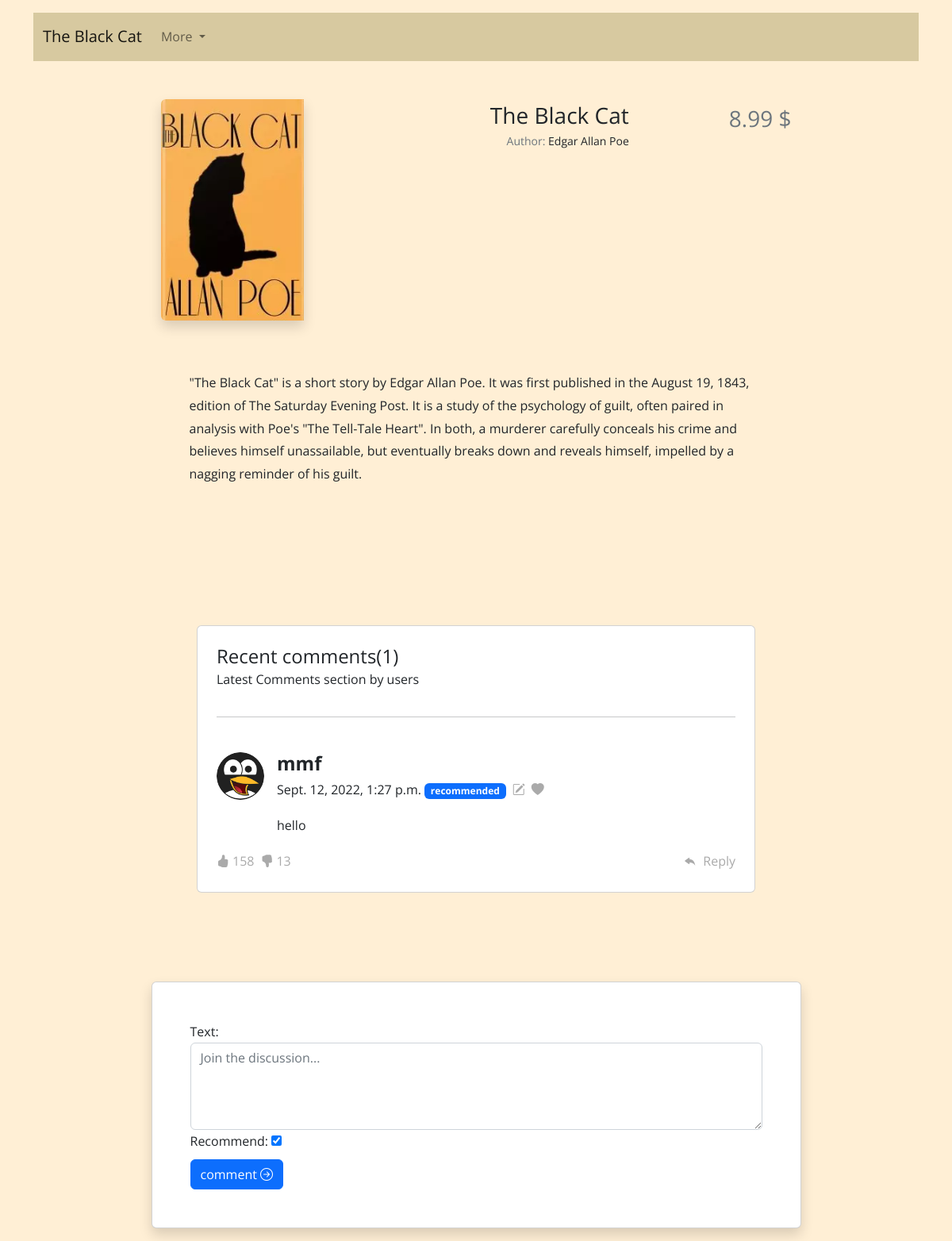
The app's page /books/the-black-cat/ (signed in), older data.
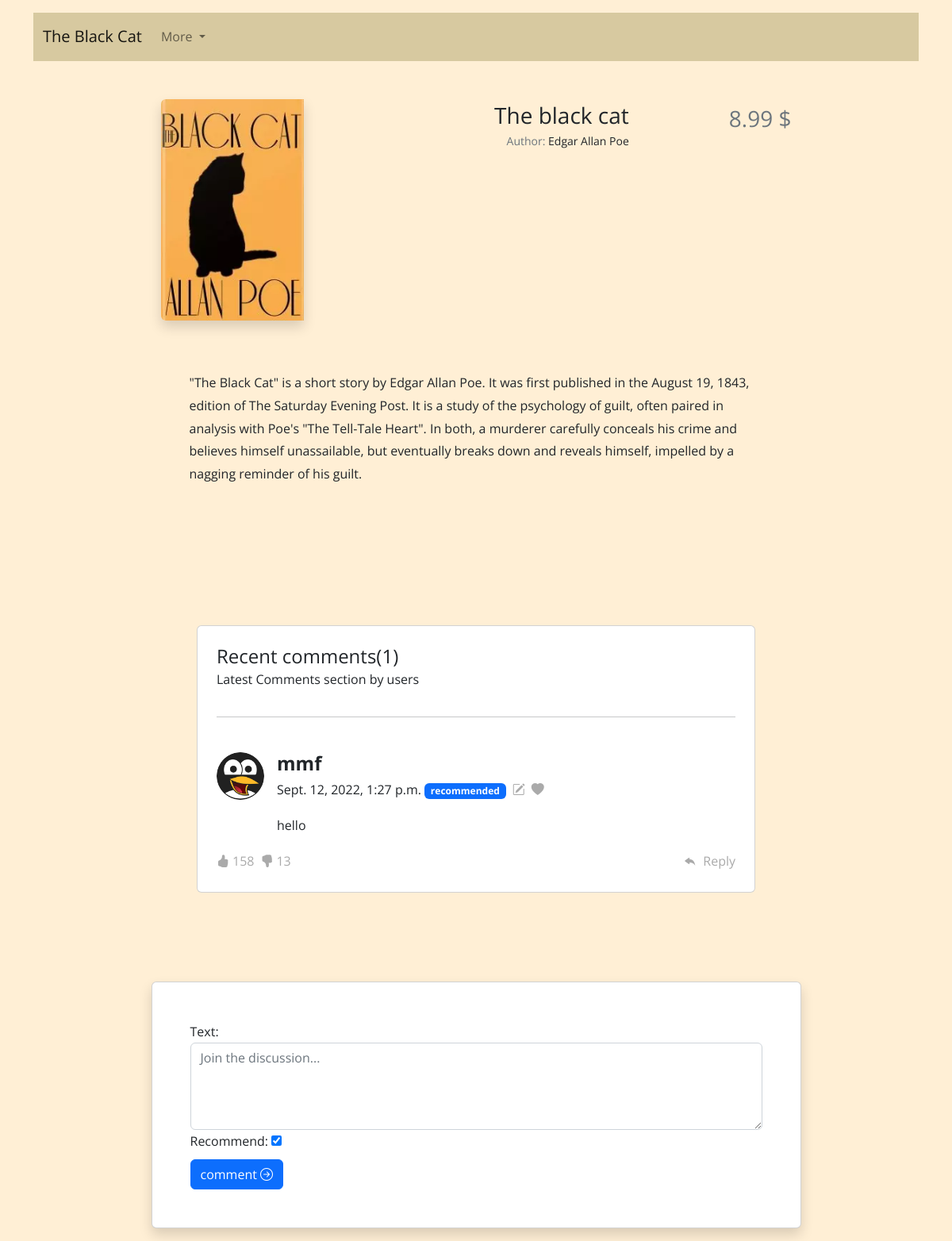
The same page, newer data.
### books/models.py (models this page shows, shortened)
class Book(models.Model):
    title = models.CharField(max_length=200)
    description = models.TextField()
    author = models.CharField(max_length=100, blank=True)
    price = models.DecimalField(max_digits=5, decimal_places=2)
    cover = models.ImageField(upload_to='covers/', blank=True)
    slug = models.SlugField(null=False, unique=True) # (new)
    class Meta:
        verbose_name = 'Book'
        verbose_name_plural = 'Books'

class Comment(models.Model):
    text = models.TextField()
    user = models.ForeignKey(get_user_model(), on_delete=models.CASCADE)
    book = models.ForeignKey(Book, on_delete=models.CASCADE, related_name='comments')
    datetime_created = models.DateTimeField(auto_now_add=True)
    is_active = models.BooleanField(default=True)
    recommend = models.BooleanField(default=True)
    class Meta:                                # (new)
        ordering = ['-datetime_created']

### accounts/models.py (models this page shows)
class CustomUser(AbstractUser):
    age = models.PositiveIntegerField(null=True, blank=True)

### pages/models.py (models this page shows, shortened)
class Profile(models.Model):
    user = models.OneToOneField(get_user_model(), on_delete=models.CASCADE)
    avatar = models.ImageField(default='profile_images/default.png', upload_to='profile_images/')
    bio = models.TextField()

### books/views.py (the view)
# urls.py: path('<slug:slug>/', views.book_detail_view, name='book_detail'),
@login_required
def book_detail_view(request, slug):
    book = get_object_or_404(Book, slug=slug)
    book_comments = book.comments.all()
    if request.method == 'POST':
        comment_form = CommentForm(request.POST)
        if comment_form.is_valid():
            new_comment = comment_form.save(commit=False)
            new_comment.book = book
            new_comment.user = request.user
            new_comment.save()
            comment_form = CommentForm()
    else:
        comment_form = CommentForm()
    return render(request, 'books/book_detail.html', context={
        'book': book,
        'comments': book_comments,
        'comment_form': comment_form,
    })

### books/forms.py
class CommentForm(forms.ModelForm):
    text = forms.CharField(widget=forms.Textarea(attrs={
        'class': 'md-textarea form-control',
        'placeholder': 'Join the discussion...',
        'rows': '4',
    }))
    class Meta:
        model = Comment
        fields = ('text', 'recommend', )

### books/templates/books/book_detail.html (shortened to what this page needs)
{% extends 'simple.html' %}
{% load static %}
{% load crispy_forms_tags %}
{% block style %}
    <link rel="stylesheet" href="{% static 'css/comment.css' %}">
{% endblock style %}
{% block content %}
    <div class="container mt-5">
        <div class="">
            <div class="">
                <div class="d-flex justify-content-center">
                    <div class="row w-sm-75 w-100">
                        <div class="col-xs-12 col-md-3 d-flex justify-content-center">
                            <div>
                                {% if book.cover %}
                                    <img src="{{ book.cover.url }}"
                                        class="img-fluid rounded-start shadow" alt="...">
                                {% else %}
                                    <img src="https://wegoboard.com/img/p/fr-default-large_default.jpg"
                                        class="img-fluid rounded-start shadow" alt="...">
                                {% endif %}
                            </div>
                        </div>
                        <div class="col-xs-12 col-md-6 text-center text-md-end mt-md-1 mt-4">
                            <h3>{{ book.title|capfirst }}</h3>
                            <h5 class="small my-1"><span class="text-muted">Author: </span>{{ book.author }}</h5>
                        </div>
                        <div class="col-xs-12 col-md-3 d-flex flex-column">
                            <h3 class="align-self-center pt-2 text-muted align-self-md-end">
                                {{ book.price }} $
                            </h3>
                        </div>
                    </div>
                </div>
                <div class="d-flex justify-content-center">
                    <div class="my-3 p-5 w-sm-75 w-100">
                        {{ book.description|linebreaks }}
                    </div>
                </div>
                <section>
                    <div class="container my-5 py-5">
                        <div class="row d-flex justify-content-center">
                        <div class="col-md-12 col-lg-8">
                            <div class="card text-dark">
                                <div class="card-body p-4">
                                    <h4 class="mb-0">Recent comments({{ book.comments.count }})</h4>
                                    <p class="fw-light mb-4 pb-2">Latest Comments section by users</p>
                                    {% for comment in book.comments.all %}
                                        {% if comment.is_active %}
                                            <hr>
                                            <br>
                                            <div class="d-flex flex-start">
                                                {% if user.profile.avatar %}
                                                    <img class="rounded-circle shadow-1-strong me-3"
                                                        src="{{ user.profile.avatar.url }}" alt="avatar" width="60"
                                                        height="60" />
                                                {% else %}
                                                    <img class="rounded-circle shadow-1-strong me-3"
                                                        src="https://wegoboard.com/img/p/fr-default-large_default.jpg" alt="avatar" width="60"
                                                        height="60" />
                                                {% endif %}
                                                <div>
                                                    <h4 class="fw-bold mb-1">{{ comment.user.username }}</h4>
                                                    <div class="d-flex align-items-center mb-3">
                                                        <p class="mb-0">
                                                            {{ comment.datetime_created }}
                                                            {% if comment.recommend %}
                                                                <span class="badge bg-primary">recommended</span>
                                                            {% else %}
                                                                <span class="badge bg-danger">not recommended</span>
                                                            {% endif %}
                                                        </p>
                                                        <a href="#!" class="link-muted"><i class="bi-pencil-square ms-2"></i></a>
                                                        <a href="#!" class="link-muted"><i class="bi-heart-fill ms-2"></i></a>
                                                    </div>
                                                    <p class="mb-0">
                                                        {{ comment.text|linebreaks }}
                                                    </p>
                                                </div>
                                            </div>
                                            <div class="d-flex justify-content-between align-items-center">
                                                <div class="d-flex align-items-center">
                                                    <a href="#!" class="link-muted me-2 text-decoration-none"><i class="bi-hand-thumbs-up-fill me-1"></i>158</a>
                                                    <a href="#!" class="link-muted text-decoration-none"><i class="bi-hand-thumbs-down-fill me-1"></i>13</a>
                                                </div>
                                                <a href="#" class="link-muted text-decoration-none"><i class="bi-reply-fill me-1"></i> Reply</a>
                                            </div>
                                        {% endif %}
                                    {% empty %}
                                        <h4>No comments for this book yet ...</h4>
                                    {% endfor %}
                            </div>
                        </div>
                    </div>
                </section>
                <div class="d-flex justify-content-center">
                    <div class="card shadow my-3 p-5 w-sm-75 w-100">
                        <form action="{% url 'book_detail' slug=book.slug %}" method="post">
                            <div class="form-group">
                                {{ comment_form }}
                            </div>
                            <button type="submit" class="btn btn-primary mt-2">
                                comment <i class="bi-arrow-right-circle"></i>
                            </button>
                        </form>
                    </div>
                </div>
            </div>
        </div>
    </div>
{% endblock content %}

### templates/simple.html (shortened to what this page needs)
{% load static %}
<!DOCTYPE html>
<html lang="en">
<head>
    <link href="https://cdn.jsdelivr.net/npm/bootstrap@5.2.1/dist/css/bootstrap.min.css" rel="stylesheet">
    <link rel="stylesheet" href="https://cdn.jsdelivr.net/npm/bootstrap-icons@1.5.0/font/bootstrap-icons.css">
    <link rel="stylesheet" href="{% static 'css/style.css' %}">
    {% block style %}
    {% endblock style %}
</head>
<body>
    <div class="container-sm mt-3">
        <nav class="navbar navbar-expand-lg" style="background-color: #d5c79df1;">
            <div class="container-fluid">
                <span class="navbar-brand">{{ book.title|title|center:'28' }}</span>
                <div class="collapse navbar-collapse" id="navbarNavDropdown">
                    <ul class="navbar-nav">
                        <li class="nav-item dropdown">
                            <a class="nav-link dropdown-toggle" href="#" role="button" data-bs-toggle="dropdown" aria-expanded="false">
                                More
                            </a>
                        </li>
                    </ul>
                </div>
            </div>
        </nav>
        {% block content %}
        {% endblock content %}
    </div>
</body>
</html>

### static/css/style.css (style rules this page uses)
body { font-family: 'Open Sans', sans-serif; line-height: 1.8rem; background-color: papayawhip; }
@media (min-width: 576px) { .w-sm-75 { width: 75%!important; } }

### static/css/comment.css (style rules this page uses)
.link-muted { color: #aaa; }

Row changes from the older to the newer data that the page shows:
changed Book "The Black Cat": title "The Black Cat" → "The black cat"
